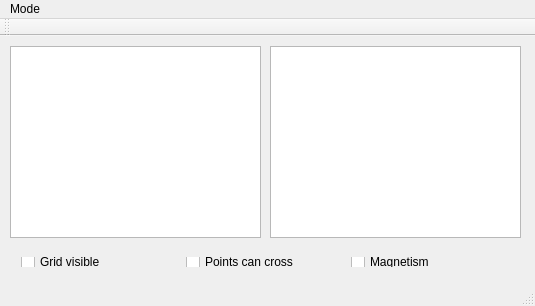
<?xml version="1.0" encoding="UTF-8"?>
<ui version="4.0">
 <class>MainWindow</class>
 <widget class="QMainWindow" name="MainWindow">
  <property name="geometry">
   <rect>
    <x>0</x>
    <y>0</y>
    <width>535</width>
    <height>306</height>
   </rect>
  </property>
  <property name="windowTitle">
   <string>MainWindow</string>
  </property>
  <widget class="QWidget" name="centralWidget">
   <widget class="QGraphicsView" name="graphicsView">
    <property name="geometry">
     <rect>
      <x>10</x>
      <y>10</y>
      <width>251</width>
      <height>192</height>
     </rect>
    </property>
   </widget>
   <widget class="QTextBrowser" name="textBrowser">
    <property name="geometry">
     <rect>
      <x>270</x>
      <y>10</y>
      <width>251</width>
      <height>192</height>
     </rect>
    </property>
   </widget>
   <widget class="QWidget" name="layoutWidget">
    <property name="geometry">
     <rect>
      <x>10</x>
      <y>210</y>
      <width>511</width>
      <height>32</height>
     </rect>
    </property>
    <layout class="QHBoxLayout" name="horizontalLayout">
     <item>
      <widget class="QCheckBox" name="cBGrid">
       <property name="text">
        <string>Grid visible</string>
       </property>
      </widget>
     </item>
     <item>
      <widget class="QCheckBox" name="cBPointCross">
       <property name="text">
        <string>Points can cross</string>
       </property>
      </widget>
     </item>
     <item>
      <widget class="QCheckBox" name="cBMagnet">
       <property name="text">
        <string>Magnetism</string>
       </property>
      </widget>
     </item>
    </layout>
   </widget>
  </widget>
  <widget class="QMenuBar" name="menuBar">
   <property name="geometry">
    <rect>
     <x>0</x>
     <y>0</y>
     <width>535</width>
     <height>25</height>
    </rect>
   </property>
   <widget class="QMenu" name="menuMode">
    <property name="title">
     <string>Mode</string>
    </property>
    <addaction name="actionLinear_Selection"/>
    <addaction name="actionArea_Selection"/>
    <addaction name="actionPen"/>
   </widget>
   <addaction name="menuMode"/>
  </widget>
  <widget class="QToolBar" name="mainToolBar">
   <attribute name="toolBarArea">
    <enum>TopToolBarArea</enum>
   </attribute>
   <attribute name="toolBarBreak">
    <bool>false</bool>
   </attribute>
  </widget>
  <widget class="QStatusBar" name="statusBar"/>
  <action name="actionLinear_Selection">
   <property name="text">
    <string>Linear Selection</string>
   </property>
  </action>
  <action name="actionArea_Selection">
   <property name="text">
    <string>Area Selection</string>
   </property>
  </action>
  <action name="actionPen">
   <property name="text">
    <string>Pen</string>
   </property>
  </action>
 </widget>
 <layoutdefault spacing="6" margin="11"/>
 <resources/>
 <connections/>
</ui>
